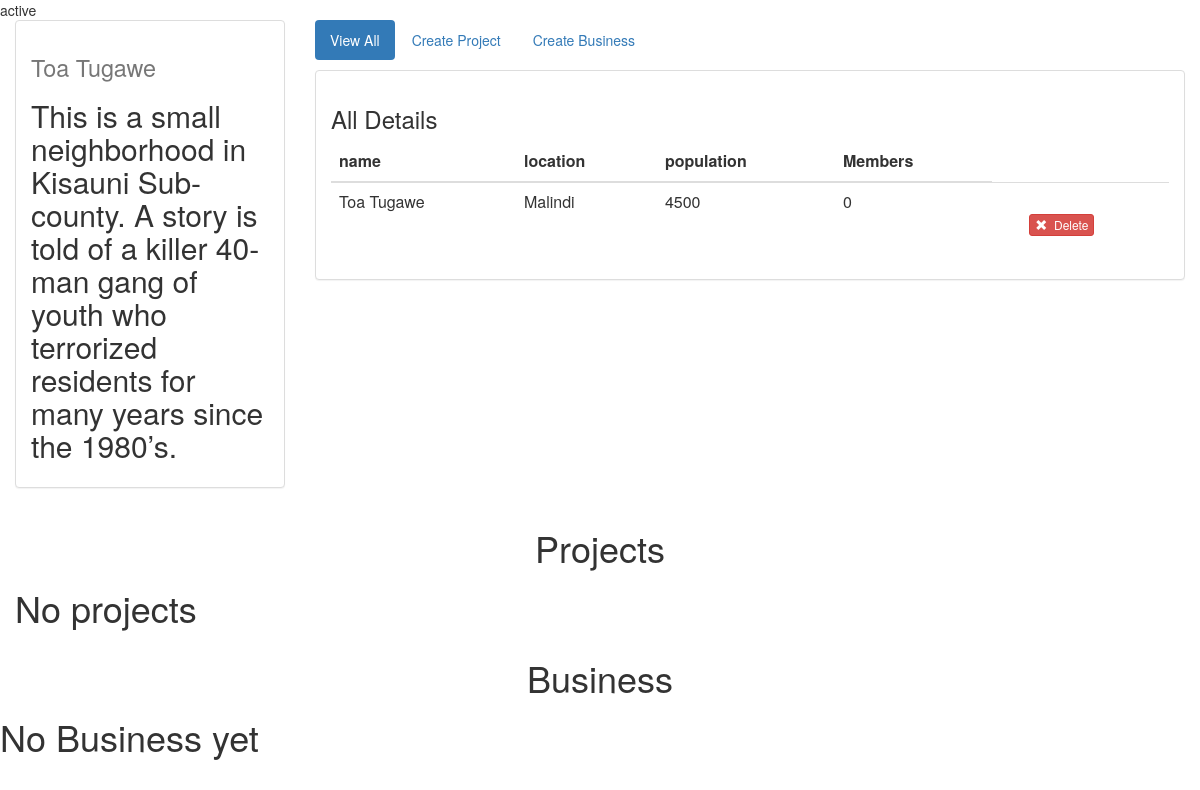
/6/, run on the app's committed database.
### app/models.py (models this page shows, shortened)
class Neighbourhood( models.Model ):
    CITY_CHOICES=(
        ('Nairobi' , 'Nairobi') ,
        ('Machakos' , 'Machakos') ,
        ('KItui' , 'KItui') ,
        ('Garissa' , 'Garissa') ,
        ('Mombasa' , 'Mombasa') ,
        ('Malindi' , 'Malindi') ,
        ('Kisumu' , 'Kisumu') ,
        ('Migori' , 'Migori') ,
        ('Kakamega' , 'Kakamega') ,
        ('Uasingishu' , 'Uasingishu') ,
    )
    name=models.CharField( max_length=300 , null=True )
    description=models.CharField(max_length=500 , null=True)
    location=models.CharField( max_length=100 , choices=CITY_CHOICES )
    population=models.IntegerField( )
    user=models.ForeignKey( User )

### app/views.py (the view)
# urls.py: url( r'^(?P<pk>[0-9]+)/$' , views.DetailView.as_view( ) , name='detail' ) ,
class DetailView( generic.DetailView ):
    model=Neighbourhood
    template_name='Hood/detail.html'

### app/templates/Hood/detail.html (shortened to what this page needs)
{% block body %}
  <link rel="stylesheet" href="https://maxcdn.bootstrapcdn.com/bootstrap/3.3.6/css/bootstrap.min.css">
    <link rel="stylesheet" type="text/css" href=""/>
<div class="container-fluid songs-container">
    <div class="row">
        <div class="col-sm-4 col-md-3">
            <div class="panel panel-default">
                <div class="panel-body">
                    <h1> <small>{{ neighbourhood.name }}</small></h1>
                    <h2>{{ neighbourhood.description }}</h2>
                </div>
            </div>
        </div>
        <div class="col-sm-8 col-md-9">
            <ul class="nav nav-pills" style="margin-bottom: 10px;">
                <li role="presentation" class="active"><a href="">View All</a></li>
                <li role="presentation"><a href="{% url 'project-add' %}">Create Project</a></li>
                <li role="presentation"><a href="{% url 'business-add' %}">Create Business</a></li>
            </ul>
            <div class="panel panel-default">
                <div class="panel-body">
                    <h3>All Details</h3>
                    <table class="table">
                        <thead>
                        <tr>
                            <th>name</th>
                            <th>location</th>
                             <th>population</th>
                            <th>Members</th>
                        </tr>
                        </thead>
                        <tbody>
                            <tr>
                                <td>{{ neighbourhood.name }}</td>
                                <td>{{ neighbourhood.location }}</td>
                                <td>{{ neighbourhood.population }}</td>
                                <td>{{ neighbourhood.users.|length}}</td>
                                <td>
                                </td>
                                <td>
                                    <br>
                                    <form action="{% url 'neighbourhood-delete' neighbourhood.id %}" method="post" style="display: inline;">
                                        <button type="submit" class="btn btn-danger btn-xs">
                                            <span class="glyphicon glyphicon-remove"></span>&nbsp; Delete
                                        </button>
                                    </form>
                                </td>
                            </tr>
                        </tbody>
                    </table>
                </div>
            </div>
        </div>
    </div>
</div>
<div class="container">
    <div class="row">
        <div class="col-sm-12">
             </div>
    {% if project %}
            {% for project in project %}
    <div class="col-md-6 sm-6 col-lg-6">
                    <div class="thumbnail">
                        <a href="{% url 'detail' project.id %}">
                            {{ project.title }}
                              </a>
                        <div class="caption">
                            <br>
                            <div class="footer">
                                {{ project.body }}
                            </div>
                        </div>
                         {% endfor %}
                    </div>
        {% else %}
       <h1 class="text-center">Projects</h1>
       <h1>No projects</h1>
       {% endif %}
    </div>
    </div>
    {% if business %}
            {% for business in business %}
        <div class="col-md-12 sm-12 col-lg-12">
                    <div class="thumbnail">
                        <a href="{% url 'detail' project.id %}">
                            {{ business.business_name }}
                              </a>
                        <div class="caption">
                            {{ business.email_address }}
                            <br>
                            <div class="footer">
                                {{ business.email_address }}
                            </div>
                        </div>
                         {% endfor %}
                    </div>
        {% else %}
       <h1 class="text-center">Business</h1>
       <h1>No Business yet</h1>
       {% endif %}
{% endblock %}

### data on the page
Neighbourhood: name "Toa Tugawe", description "This is a small neighborhood in Kisauni Sub-county. A story is told of a killer 40-man gang of youth who terrorized residents for many years since the 1980’s.", location "Malindi", population "4500"

### other printed values
{{ neighbourhood.users.|length }} "0"
